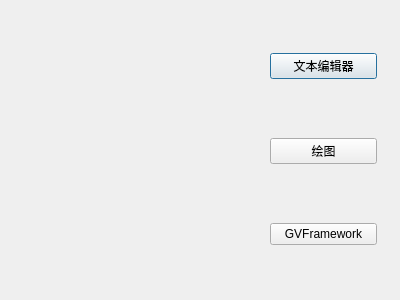
<?xml version="1.0" encoding="UTF-8"?>
<ui version="4.0">
 <class>StartupMenu</class>
 <widget class="QDialog" name="StartupMenu">
  <property name="geometry">
   <rect>
    <x>0</x>
    <y>0</y>
    <width>400</width>
    <height>300</height>
   </rect>
  </property>
  <property name="windowTitle">
   <string>Dialog</string>
  </property>
  <widget class="QWidget" name="layoutWidget">
   <property name="geometry">
    <rect>
     <x>270</x>
     <y>0</y>
     <width>107</width>
     <height>301</height>
    </rect>
   </property>
   <layout class="QVBoxLayout" name="verticalLayout">
    <item>
     <widget class="QPushButton" name="BtnTextEditor">
      <property name="text">
       <string>文本编辑器</string>
      </property>
     </widget>
    </item>
    <item>
     <widget class="QPushButton" name="BtnDrawPic">
      <property name="text">
       <string>绘图</string>
      </property>
     </widget>
    </item>
    <item>
     <widget class="QPushButton" name="BtnGVFramework">
      <property name="text">
       <string>GVFramework</string>
      </property>
     </widget>
    </item>
   </layout>
  </widget>
 </widget>
 <resources/>
 <connections/>
</ui>
